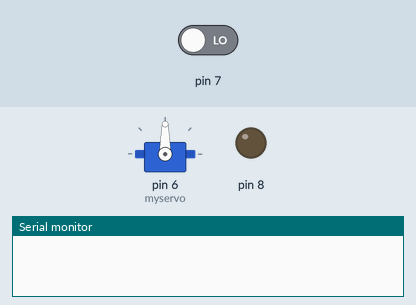
Bench run of a sketch on a simulated Arduino Uno, built with avr-gcc and run on an emulated ATmega328P. Shown: servo, output pins drawn as LEDs (lit = HIGH), the last lines printed to the serial monitor. The test bench sets the inputs (shaded band); at power-on: pin 7 LOW.

Above: at 1.7 s.
1.8 s: pin 7 driven HIGH
At 2.6 s:
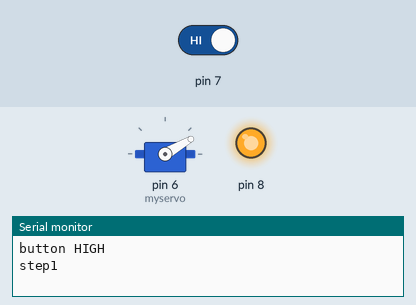
4.8 s: pin 7 driven LOW
At 6.1 s:
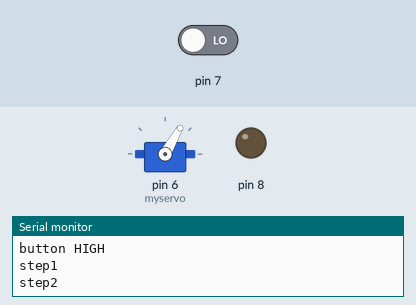
Timing chart, 0 to 7.8 s (numbered marks = the images above; inputs shaded):
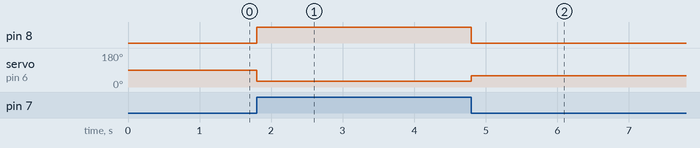

Measured:
- after the input at 1.8 s, pin 8: LOW → HIGH at once; servo on pin 6 (myservo): 90° → 30° at once
- after the input at 4.8 s, pin 8: HIGH → LOW at once; servo on pin 6 (myservo): 30° → 60° at once

The sketch:

drinkRobot.ino
```cpp
#include <Servo.h>

Servo myservo;
int pos = 90;

void setup()
{
  myservo.attach(6);
  Serial.begin(9600);
  pinMode(8,OUTPUT);
  pinMode(7,INPUT);
  myservo.write(90);
  delay(500);

}

void loop()
{


  if(digitalRead(7)==HIGH){

    Serial.println("button HIGH"); //버튼눌렷음 표시
    digitalWrite(8,HIGH); //led 점등


    Serial.println("step1");
    myservo.write(30);
    delay(1000);

    Serial.println("step2");
    myservo.write(60);
  }
  else{
    digitalWrite(8,LOW);
    //Serial.println("button LOW");
  }
}
```

test.ino
```cpp

```
